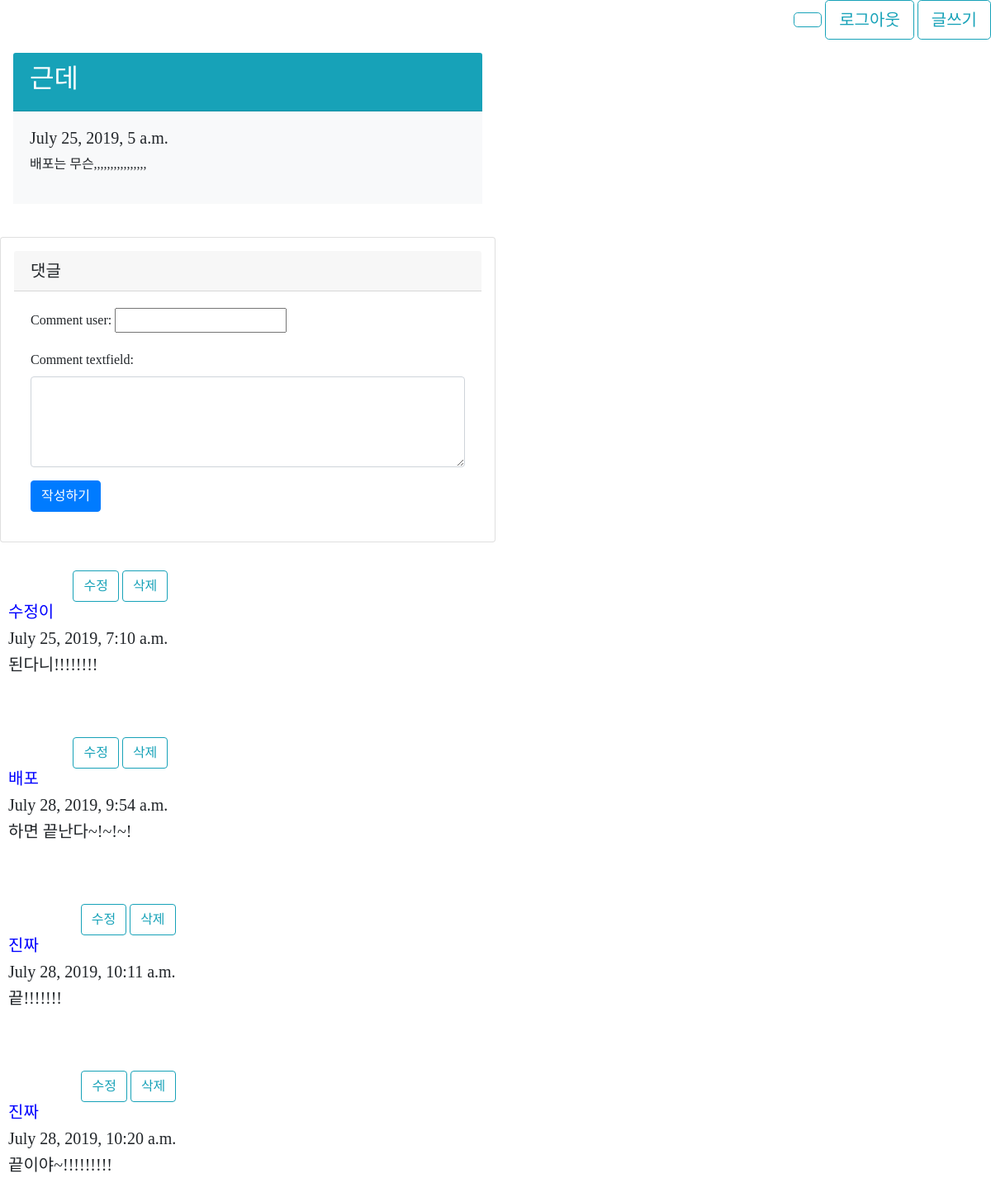
The page /funccrud/detail/8 on the database its author committed.
### mycrud/models.py (models this page shows, shortened)
class Blog(models.Model):
    title = models.CharField(max_length = 100)
    pub_date = models.DateTimeField('date published')
    body = models.TextField()

class Comment(models.Model):
    blog = models.ForeignKey(Blog, on_delete=models.CASCADE, null=True, related_name='comments')
    comment_user = models.CharField(max_length=200, null=True)
    comment_date = models.DateTimeField(auto_now_add=True, null=True)
    comment_textfield = models.TextField()

### mycrud/views.py (the view)
# urls.py: path('detail/<int:blog_id>', views.detail, name = "detail"),
def detail(request, blog_id):
    blog_detail = get_object_or_404(Blog, pk = blog_id)
    comments = Comment.objects.filter(blog_id=blog_id)
    if request.method == 'POST':
        comment_form = BlogCommentForm(request.POST)
        comment_form.instance.blog_id = blog_id
        if comment_form.is_valid():
            comment_form.save()
    else :
        comment_form = BlogCommentForm()
    context = {
            'blog_detail' : blog_detail,
            'comments': comments,
            'comment_form': comment_form
    }
    return render(request, 'mycrud/detail.html', context)

### mycrud/forms.py
class BlogCommentForm(forms.ModelForm):
    class Meta:
        model = Comment
        fields = ['comment_user', 'comment_textfield']
        widgets = {
            'comment_textfield' : forms.Textarea(attrs={'class': 'form-control', 'rows': 4, 'cols': 40})
        }

### mycrud/templates/mycrud/detail.html (shortened to what this page needs)
{% load static %}
<!DOCTYPE html>
<html lang = "ko">
    <head>
        <link rel="stylesheet" href="https://maxcdn.bootstrapcdn.com/bootstrap/4.0.0-beta.2/css/bootstrap.min.css">
    </head>
    <body>
        <div class = "text-right">
         <button type="button" class="btn btn-outline-info btn-lg">{{user.username}}</button>
              <a href = "{% url 'logout' %}"><button type="button" class="btn btn-outline-info btn-lg">로그아웃</button></a>
         <a href = "{% url 'newblog' %}"><button type="button" class="btn btn-outline-info btn-lg">글쓰기</button></a></div>
       <div class = "card, w-50 p-3">
        <div class = "card-header bg-info text-white">
            <h2>{{blog_detail.title}}</h2>
            </div>
            <div class = "card-body bg-light">
            <h5>{{blog_detail.pub_date}}</h5>
            <p>{{blog_detail.body}}</p>
            </div>
            </div>
        <div class = "card my-4 , w-50 p-3">
            <h5 class = "card-header">댓글</h5>
            <div class = "card-body">
                <form method = "POST">
                    <div class = "form-group">{{comment_form.as_p}}</div>
                    <button type = "submit" class = "btn btn-primary">작성하기</button>
                </form>
            </div>
        </div>
        {% for comment in comments %}
            <div class="media mb-4">
                <span><div class="media-body">
                <div class = "comment, text-right">
                <a href = "{% url 'comment_update' comment.id %}"><button type="button" class="btn btn-outline-info">수정</button></a>
                <a href = "{% url 'comment_delete' comment.id %}"><button type="button" class="btn btn-outline-info">삭제</button></a>
                   </div>
                    <strong><h5 class="mt-0">{{ comment.comment_user }}</h5></strong>
                    <h5 class="mt-0">{{ comment.comment_date}}</h5>
                    <h5 class="mt-0">{{ comment.comment_textfield }}</h5>
                </div>
            </div>
        {% endfor %}
    </body>
</html>

### mycrud/templates/mycrud/detail.html (style rules this page uses)
body { font-family : 'UhBeeMiMi'; }
strong { color : blue; }
span { margin : 10px; }

### rows shown on the page
Blog: title "근데", pub_date "July 25, 2019, 5 a.m.", body "배포는 무슨,,,,,,,,,,,,,,,,"
Comment: comment_user "수정이", comment_date "July 25, 2019, 7:10 a.m.", comment_textfield "된다니!!!!!!!!"
Comment: comment_user "배포", comment_date "July 28, 2019, 9:54 a.m.", comment_textfield "하면 끝난다~!~!~!"
Comment: comment_user "진짜", comment_date "July 28, 2019, 10:11 a.m.", comment_textfield "끝!!!!!!!"
Comment: comment_user "진짜", comment_date "July 28, 2019, 10:20 a.m.", comment_textfield "끝이야~!!!!!!!!!"
